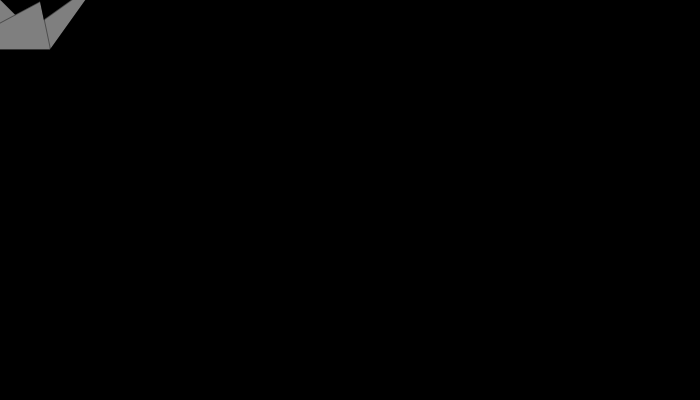
Frame 1 (no input)
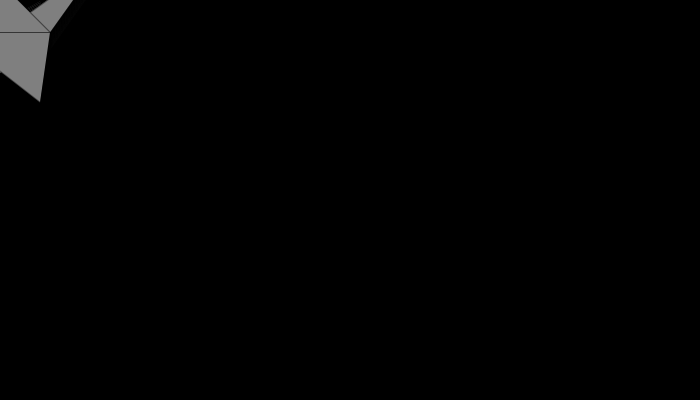
Frame 60 (the mouse pressed at the canvas centre just before this capture)
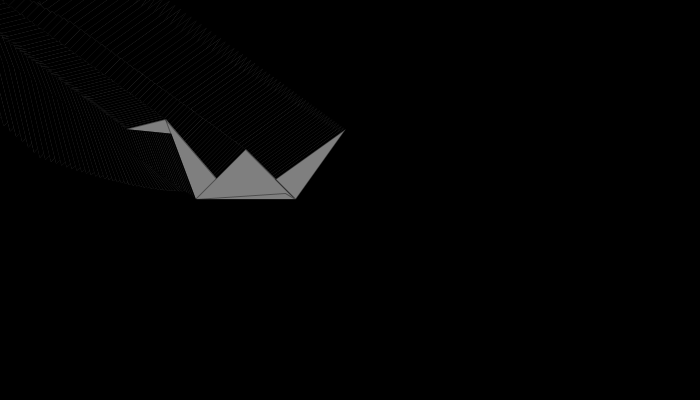
Frame 120 (the mouse held since frame 60 and released just before this capture)

The Processing sketch that drew these frames (run headless with seeded random() and noise(); from frame 60 on, the mouse is pressed at the canvas centre):

// Processing sketch: processing_59749
// ── processing_59749.pde

// INSTRUCTIONS:
// To initialize, press any key.
// To answer questions, press "A" if the first statement is most like you, or "L" for the second phrase.
// to skip, press any other key.


// This program was written for the Social Psychology Symposium. It is a measure (disclaimer: not scientifically tested)
// of three qualities: Left vs. Right brain thinking, Extraversion, and practical vs. idealistic thinking.
// You can run the program by yourself, or gather data from a big group; there is no "end" to the study, as it will just loop when it
// runs out of questions. Each question studies one of the three traits, and, according to the answers, either lowers or raises
// the amount of the corresponding color in the RGB scale that determines the bird's color.
// Here are the "results", based on bird color:

// Red: 
// Right Brain
// Extroverted
// Romantic

// Green: 
// Left Brain
// Introverted
// Romantic

// Blue:
// Left Brain
// Extroverted
// Realistic

// Yellow: 
// Right Brain
// Introverted
// Romantic

// Pink/Purple:
// Right Brain
// Extroverted
// Realistic

// Light Blue:
// Left Brain
// Introverted
// Realistic

// White:
// Right Brain
// Introverted
// Realistic

// Black:
// Left Brain
// Extroverted
// Romantic

// The RGB scale's questions (arrays) are coded as follows: 
// Red is Right Brain vs. Left Brain
// Green is Introvert vs. Extrovert
// Blue is Realistic vs. Romantic


// Future development: How can I make the bird not erase the question?


int nextQuestion = 0;
int redSoFar = 0;
int greenSoFar = 0;
int blueSoFar = 0;

int soManyReds = 16;
int soManyGreens = 18;
int soManyBlues = 12;

int redAmount = 127;
int greenAmount = 127;
int blueAmount = 127;

float x;
float y;
float rightTip = 0;
float easing = 0.02;
int direction = 1;

long blinktimer = 0;
int blinkInterval = 100;



String[] Red = {"Risk   ((or))    Security?", "Essays   ((or))    Multiple Choice?", "Art    ((or))    science?", "Literature   ((or))    Math?", "Instincts   ((or))    Maps?", "Color   ((or))    Shape?", "Stochastic   ((or))    Linear?", "Paint   ((or))    Poetry?", "Novelty   ((or))    Familiarity?", "Spontaneous Trip   ((or))    Planned Vacation?", "Pictionary   ((or))    Chess?", "Draw Something   ((or))    Words with Friends?", "Big Picture   ((or))    Details?", "1 Picture = 1000 words   ((or))   1 Word = 1000 pictures?", "Discussion section   ((or))    Results section?", "Inventor   ((or))    Detective?", "Constructionist Psychology   ((or))    Reductionist Psychology?"};
String redWord = "3";

String[] Green = {"Coldplay    ((or))    Ke$ha?", "Rural    ((or))    Urban?", "Back of Classroom    ((or))    Front of Classroom?", "Buddha    ((or))    Jesus?", "Books    ((or))    Parties?", "One Good Friend    ((or))    Many Varied Contacts?", "Jogging    ((or))    Soccer?", "Pac-Man    ((or))    Hungry Hungry Hippos?", "Independence    ((or))    Interdependence?", "Lone Wolf    ((or))    Social Butterfly?", "Type B Personality    ((or))    Type A Personality?", "Money    ((or))    Fame?", "Focused    ((or))    Multitasking?", "Writer    ((or))    Politician?", "Thinking > Talking    ((or))    Talking < Thinking?", "Comfort    ((or))    Fashion?", "Behind the Camera    ((or))    In Front of the Camera?", "Psychology    ((or))    Sociology?", "Cats    ((or))    Dogs?"};
String greenWord = "2";

String[] Blue = {"Working hard    ((or))    Hardly working?", "Nonfiction    ((or))    Fiction?", "Money    ((or))    Love?", "Da Vinci    ((or))    Picasso?", "Beer    ((or))    Wine?", "Realistic    ((or))    Romantic?", "Marry for Convenience    ((or))    Wait for Love?", "Coffee    ((or))    Tea?", "New York    ((or))    California?", "Smart    ((or))    Sexy?", "Science    ((or))    Philosophy?", "Actions > Ideas    ((or))    Ideas > Actions?", "Speed    ((or))    Perfection?"};
String blueWord = "1";







void setup ( ) {
 
 size (700, 400);
 background (0, 0, 0); 
 textAlign (CENTER);
 textSize (30);
}







void draw ( ) {
 
 

 if (millis() - blinktimer >= blinkInterval) {
      if (keyPressed) {
     
     
        background (0, 0, 0);
        
        if (nextQuestion == 0) {  
          text (redWord, 350, 200);
          redWord = Red[redSoFar];
          redSoFar += 1;
          if (key == 'a' || key == 'A') {
            redAmount += 10;
          }
          if (key == 'l' || key == 'L') {
            redAmount -= 10;
          }
    
        }
        if (nextQuestion == 1) {  
          text (greenWord, 350, 200);
          greenWord = Green[greenSoFar];
          greenSoFar += 1;
          if (key == 'a' || key == 'A') {
            greenAmount += 10;
          }
          if (key == 'l' || key == 'L') {
            greenAmount -= 10;
          }
    
        }
        if (nextQuestion == 2) {  
          text (blueWord, 350, 200);
          blueWord = Blue[blueSoFar];
          blueSoFar += 1;
          if (key == 'a' || key == 'A') {
            blueAmount += 10;
          }
          if (key == 'l' || key == 'L') {
            blueAmount -= 10;
          }
    
        }
        
          
        if (redSoFar > soManyReds) { 
          redSoFar = 0;
        }
        if (greenSoFar > soManyGreens) { 
          greenSoFar = 0;
        }
        if (blueSoFar > soManyBlues) { 
          blueSoFar = 0;
        }
    
    
          
          
        nextQuestion += 1;
        if (nextQuestion > 2) {
          nextQuestion = 0;
        }
          
     blinktimer = millis();      
    }  
    
 }  
  
  fill (0, 0, 0);
  triangle (x-30, y+rightTip-5,  x+50, y+50,   x-50, y+50);  // up wing
  triangle (x-80, y-30,          x-70, y-15,   x-120, y-20);  // head
  triangle (x-50, y+50,          x-20, y+40,   x-80, y-30);  // neck
  triangle (x, y,                x+50, y+50,   x-50, y+50);  // body
  triangle (x+50, y+50,          x+30, y+30,   x+100, y-20);  // tail
  triangle (x+40, y+rightTip,    x+50, y+50,   x-50, y+50);  // down wing

  
  float targetX = mouseX;
  float targetY = mouseY;
  x += (targetX - x) * easing;
  y += ((targetY - y) * easing) - 0.5*direction;
  rightTip += 2*direction;
  
  if (rightTip > 140 || rightTip < -50) {
    direction = -direction;
  }

  

  fill (redAmount, greenAmount, blueAmount);
  stroke (0, 0, 0, 100);
  triangle (x-30, y+rightTip-5,  x+50, y+50,   x-50, y+50);  // up wing
  triangle (x-80, y-30,          x-70, y-15,   x-120, y-20);  // head
  triangle (x-50, y+50,          x-20, y+40,   x-80, y-30);  // neck
  triangle (x, y,                x+50, y+50,   x-50, y+50);  // body
  triangle (x+50, y+50,          x+30, y+30,   x+100, y-20);  // tail
  triangle (x+40, y+rightTip,    x+50, y+50,   x-50, y+50);  // down wing
  

  
  fill (255, 255, 255);
}



// "No pressure, no diamonds."
// - Mary Case
